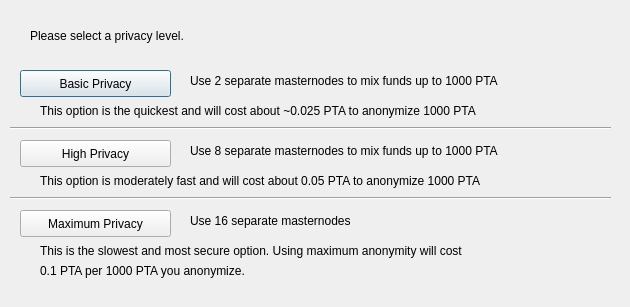
<?xml version="1.0" encoding="UTF-8"?>
<ui version="4.0">
 <class>DarksendConfig</class>
 <widget class="QDialog" name="DarksendConfig">
  <property name="geometry">
   <rect>
    <x>0</x>
    <y>0</y>
    <width>630</width>
    <height>307</height>
   </rect>
  </property>
  <property name="windowTitle">
   <string>Configure Darksend</string>
  </property>
  <widget class="QPushButton" name="buttonBasic">
   <property name="geometry">
    <rect>
     <x>20</x>
     <y>70</y>
     <width>151</width>
     <height>27</height>
    </rect>
   </property>
   <property name="text">
    <string>Basic Privacy</string>
   </property>
  </widget>
  <widget class="QPushButton" name="buttonHigh">
   <property name="geometry">
    <rect>
     <x>20</x>
     <y>140</y>
     <width>151</width>
     <height>27</height>
    </rect>
   </property>
   <property name="text">
    <string>High Privacy</string>
   </property>
  </widget>
  <widget class="QPushButton" name="buttonMax">
   <property name="geometry">
    <rect>
     <x>20</x>
     <y>210</y>
     <width>151</width>
     <height>27</height>
    </rect>
   </property>
   <property name="text">
    <string>Maximum Privacy</string>
   </property>
  </widget>
  <widget class="QLabel" name="label">
   <property name="geometry">
    <rect>
     <x>30</x>
     <y>20</y>
     <width>571</width>
     <height>31</height>
    </rect>
   </property>
   <property name="text">
    <string>Please select a privacy level.</string>
   </property>
  </widget>
  <widget class="QLabel" name="label_2">
   <property name="geometry">
    <rect>
     <x>190</x>
     <y>70</y>
     <width>421</width>
     <height>21</height>
    </rect>
   </property>
   <property name="text">
    <string>Use 2 separate masternodes to mix funds up to 1000 PTA</string>
   </property>
  </widget>
  <widget class="QLabel" name="label_3">
   <property name="geometry">
    <rect>
     <x>190</x>
     <y>140</y>
     <width>411</width>
     <height>21</height>
    </rect>
   </property>
   <property name="text">
    <string>Use 8 separate masternodes to mix funds up to 1000 PTA</string>
   </property>
  </widget>
  <widget class="QLabel" name="label_4">
   <property name="geometry">
    <rect>
     <x>190</x>
     <y>210</y>
     <width>421</width>
     <height>21</height>
    </rect>
   </property>
   <property name="text">
    <string>Use 16 separate masternodes</string>
   </property>
  </widget>
  <widget class="QLabel" name="label_6">
   <property name="geometry">
    <rect>
     <x>40</x>
     <y>100</y>
     <width>561</width>
     <height>21</height>
    </rect>
   </property>
   <property name="text">
    <string>This option is the quickest and will cost about ~0.025 PTA to anonymize 1000 PTA</string>
   </property>
  </widget>
  <widget class="QLabel" name="label_7">
   <property name="geometry">
    <rect>
     <x>40</x>
     <y>170</y>
     <width>561</width>
     <height>21</height>
    </rect>
   </property>
   <property name="text">
    <string>This option is moderately fast and will cost about 0.05 PTA to anonymize 1000 PTA</string>
   </property>
  </widget>
  <widget class="QLabel" name="label_8">
   <property name="geometry">
    <rect>
     <x>40</x>
     <y>240</y>
     <width>561</width>
     <height>21</height>
    </rect>
   </property>
   <property name="text">
    <string>This is the slowest and most secure option. Using maximum anonymity will cost</string>
   </property>
  </widget>
  <widget class="QLabel" name="label_9">
   <property name="geometry">
    <rect>
     <x>40</x>
     <y>260</y>
     <width>561</width>
     <height>21</height>
    </rect>
   </property>
   <property name="text">
    <string>0.1 PTA per 1000 PTA you anonymize.</string>
   </property>
  </widget>
  <widget class="Line" name="line">
   <property name="geometry">
    <rect>
     <x>10</x>
     <y>120</y>
     <width>601</width>
     <height>16</height>
    </rect>
   </property>
   <property name="orientation">
    <enum>Qt::Horizontal</enum>
   </property>
  </widget>
  <widget class="Line" name="line_2">
   <property name="geometry">
    <rect>
     <x>10</x>
     <y>190</y>
     <width>601</width>
     <height>16</height>
    </rect>
   </property>
   <property name="orientation">
    <enum>Qt::Horizontal</enum>
   </property>
  </widget>
 </widget>
 <resources/>
 <connections/>
</ui>
